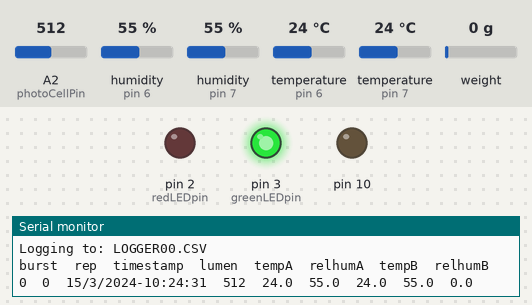
A sketch run on a simulated Arduino Uno, built with avr-gcc and run on an emulated ATmega328P. On the bench: output pins drawn as LEDs (lit = HIGH), the last lines printed to the serial monitor. The test bench sets the inputs (shaded band); at power-on: A2 (photoCellPin) = 512, humidity (sensors on pin 6, pin 7) 55 %, temperature (sensors on pin 6, pin 7) 24 °C, weight on the scale 0 g. The local clock reads 2024-03-15 10:24:30 at power-on unless the sketch sets it; storage starts empty.

Above: at 1.1 s.
At 8.7 s:
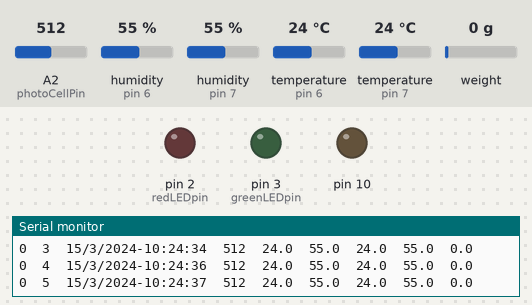
Timing chart, 0 to 10.2 s (numbered marks = the images above):
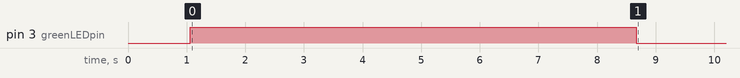

Measured:
- by itself, pin 3 (greenLEDpin): LOW → HIGH at 1.1 s, → LOW 7.6 s later

The sketch:

beefyLoggingShield.ino
```cpp
//borrowed from https://github.com/adafruit/Light-and-Temp-logger/blob/master/lighttemplogger.ino

#include <Adafruit_Sensor.h>
#include <SPI.h>
#include <SD.h>
#include <Wire.h>
#include "RTClib.h"
#include <DHT.h>
#include <DHT_U.h>
#include <LowPower.h>
#include "HX711.h"


// A simple data logger for the Arduino analog pins

//  define time constants
const unsigned long SECOND = 1000;
const unsigned long HOUR = 3600*SECOND;


// how many milliseconds between grabbing data and logging it. 1000 ms is once a second
#define LOG_INTERVAL  1000 // mills between entries (reduce to take more/faster data)
// equivalent to burst/rep delay

int rep_delay= 1*SECOND;
int rep_number = 5;
//int burst_delay = 0;
int burst_delay = 38; //how many 8second sleeps to take between bursts
int burst = 0;


// how many milliseconds before writing the logged data permanently to disk
// set it to the LOG_INTERVAL to write each time (safest)
// set it to 10*LOG_INTERVAL to write all data every 10 datareads, you could lose up to
// the last 10 reads if power is lost but it uses less power and is much faster!
#define SYNC_INTERVAL 1000 // mills between calls to flush() - to write data to the card
uint32_t syncTime = 0; // time of last sync()
////  rewrite this in terms of bursts/reps?


#define ECHO_TO_SERIAL   1 // echo data to serial port
#define WAIT_TO_START    0 // Wait for serial input in setup()

// the digital pins that connect to the LEDs
#define redLEDpin 2
#define greenLEDpin 3

// The analog pins that connect to the sensors
//optic sensor
int photoCellPin = A2;
int photoCellReading = 0;


//  //  DHT Humidity + Temp
// See guide for details on sensor wiring and usage:
//   https://learn.adafruit.com/dht/overview
#define DHTPIN_A            6        // Pin which is connected to the DHT sensor.
#define DHTPIN_B            7         // Pin which is connected to the DHT sensor.
#define DHTTYPE           DHT11     // DHT 11
DHT_Unified dhtA(DHTPIN_A, DHTTYPE);
DHT_Unified dhtB(DHTPIN_B, DHTTYPE);

//	Scale setup

#define calibration_factor  -20970.0 //This value is obtained using the SparkFun_HX711_Calibration sketch
#define DOUT  4
#define CLK  5

HX711 scale;

// define the Real Time Clock object
RTC_PCF8523 RTC;

// for the data logging shield, we use digital pin 10 for the SD cs line
const int chipSelect = 10;

// the logging file
File logfile;


void error(char *str)
{
  Serial.print("error: ");
  Serial.println(str);

  // red LED indicates error
  digitalWrite(redLEDpin, HIGH);

  while(1);
}


void setup(void)
{
  Serial.begin(9600);
  Serial.println();

  // use debugging LEDs
  pinMode(redLEDpin, OUTPUT);
  pinMode(greenLEDpin, OUTPUT);

#if WAIT_TO_START
  Serial.println("Type any character to start");
  while (!Serial.available());
#endif //WAIT_TO_START

  // initialize the SD card
  Serial.print("Initializing SD card...");
  // make sure that the default chip select pin is set to
  // output, even if you don't use it:
  pinMode(10, OUTPUT);


  // see if the card is present and can be initialized:
  if (!SD.begin(chipSelect)) {
    error("Card failed, or not present");
  }
  Serial.println("card initialized.");

  // create a new file
  char filename[] = "LOGGER00.CSV";
  for (uint8_t i = 0; i < 100; i++) {
    filename[6] = i/10 + '0';
    filename[7] = i%10 + '0';
    if (! SD.exists(filename)) {
      // only open a new file if it doesn't exist
      logfile = SD.open(filename, FILE_WRITE);
      break;  // leave the loop!
    }
  }

  if (! logfile) {
    error("couldnt create file");
  }
  Serial.print("Logging to: ");
  Serial.println(filename);

  // connect to RTC
  Wire.begin();
  if (!RTC.begin()) {
    logfile.println("RTC failed");
#if ECHO_TO_SERIAL
    Serial.println("RTC failed");
#endif  //ECHO_TO_SERIAL
  }


  logfile.println("burst\trep\ttimestamp\tlumen\ttempA\trelhumA\ttempB\trelhumB");
#if ECHO_TO_SERIAL
  Serial.println("burst\trep\ttimestamp\tlumen\ttempA\trelhumA\ttempB\trelhumB");
#endif //ECHO_TO_SERIAL

	dhtA.begin();
	dhtB.begin();
 	sensor_t sensor;

  //initialize the scale
  scale.begin(DOUT, CLK);
  scale.set_scale(calibration_factor); //This value is obtained by using the SparkFun_HX711_Calibration sketch
  scale.tare();	//Assuming there is no weight on the scale at start up, reset the scale to 0

}


void loop(void)
{


  digitalWrite(greenLEDpin, HIGH);

  DateTime now;

  for (int rep=0; rep <= rep_number; rep++){

    logfile.print(burst, DEC);
    logfile.print("\t");
    #if ECHO_TO_SERIAL
      Serial.print(burst, DEC);
      Serial.print("\t");
    #endif


    logfile.print(rep, DEC);
    logfile.print("\t");
    #if ECHO_TO_SERIAL
      Serial.print(rep, DEC);
      Serial.print("\t");
    #endif


     // fetch the time
    now = RTC.now();


    // log time
    logfile.print(now.day(), DEC);
    logfile.print("/");
    logfile.print(now.month(), DEC);
    logfile.print("/");
    logfile.print(now.year(), DEC);
    logfile.print("-");
    if(now.hour() < 10){
    logfile.print("0");
    }
    logfile.print(now.hour());
    logfile.print(":");
    if(now.minute() < 10){
    logfile.print("0");
    }
    logfile.print(now.minute());
    logfile.print(":");
    if(now.second() < 10){
    logfile.print("0");
    }
    logfile.print(now.second());
    #if ECHO_TO_SERIAL
      Serial.print(now.day(), DEC);
      Serial.print("/");
      Serial.print(now.month(), DEC);
      Serial.print("/");
      Serial.print(now.year(), DEC);
      Serial.print("-");
    if(now.hour() < 10){
    Serial.print("0");
    }
    Serial.print(now.hour());
    Serial.print(":");
    if(now.minute() < 10){
    Serial.print("0");
    }
    Serial.print(now.minute());
    Serial.print(":");
    if(now.second() < 10){
    Serial.print("0");
    }
    Serial.print(now.second());
    #endif //ECHO_TO_SERIAL

    delay(10);
    int photoCellReading = analogRead(photoCellPin);


    delay(10);
    sensors_event_t event;

    dhtA.temperature().getEvent(&event);

    logfile.print("\t");
    logfile.print(photoCellReading);
    logfile.print("\t");
    logfile.print(event.temperature);
  #if ECHO_TO_SERIAL
    Serial.print("\t");
    Serial.print(photoCellReading);
    Serial.print("\t");
    Serial.print(event.temperature, 1);
  #endif //ECHO_TO_SERIAL

  delay(10);
  dhtA.humidity().getEvent(&event);

  logfile.print("\t");
  logfile.print(event.relative_humidity);
  #if ECHO_TO_SERIAL
    Serial.print("\t");
    Serial.print(event.relative_humidity, 1);
  #endif //ECHO_TO_SERIAL

  delay(10);
    dhtB.temperature().getEvent(&event);

    logfile.print("\t");
    logfile.print(event.temperature);
  #if ECHO_TO_SERIAL
    Serial.print("\t");
    Serial.print(event.temperature, 1);
  #endif //ECHO_TO_SERIAL

  delay(10);

  dhtB.humidity().getEvent(&event);

  logfile.print("\t");
  logfile.print(event.relative_humidity);
  #if ECHO_TO_SERIAL
    Serial.print("\t");
    Serial.print(event.relative_humidity, 1);
  #endif //ECHO_TO_SERIAL

  logfile.print("\t");
  logfile.print(scale.get_units(), 1); //scale.get_units() returns a float

  #if ECHO_TO_SERIAL
    Serial.print("\t");

    Serial.print(scale.get_units(), 1); //scale.get_units() returns a float
  #endif

  logfile.println();
  #if ECHO_TO_SERIAL
    Serial.println();
  #endif // ECHO_TO_SERIAL

  delay(rep_delay);
  }


    digitalWrite(greenLEDpin, LOW);

  // Now we write data to disk! Don't sync too often - requires 2048 bytes of I/O to SD card
  // which uses a bunch of power and takes time
  if ((millis() - syncTime) < SYNC_INTERVAL) return;
  syncTime = millis();

  // blink LED to show we are syncing data to the card & updating FAT!
  digitalWrite(redLEDpin, HIGH);
  logfile.flush();
  digitalWrite(redLEDpin, LOW);

  burst +=1;

  // delay for the amount of time we want between readings
  //delay((LOG_INTERVAL -1) - (millis() % LOG_INTERVAL));
  for (int j = 0; j<burst_delay; j+=1){
    //df LowPower.powerDown(SLEEP_8S, ADC_OFF, BOD_OFF);
    //LowPower.idle(SLEEP_8S, ADC_OFF, TIMER5_OFF, TIMER4_OFF, TIMER3_OFF, TIMER2_OFF, TIMER1_OFF, TIMER0_OFF, SPI_OFF, USART3_OFF, USART2_OFF, USART1_OFF, USART0_OFF, TWI_OFF);
  LowPower.idle(SLEEP_8S, ADC_OFF, TIMER2_OFF, TIMER1_OFF, TIMER0_OFF, SPI_OFF, USART0_OFF, TWI_OFF);
  }


}
```
